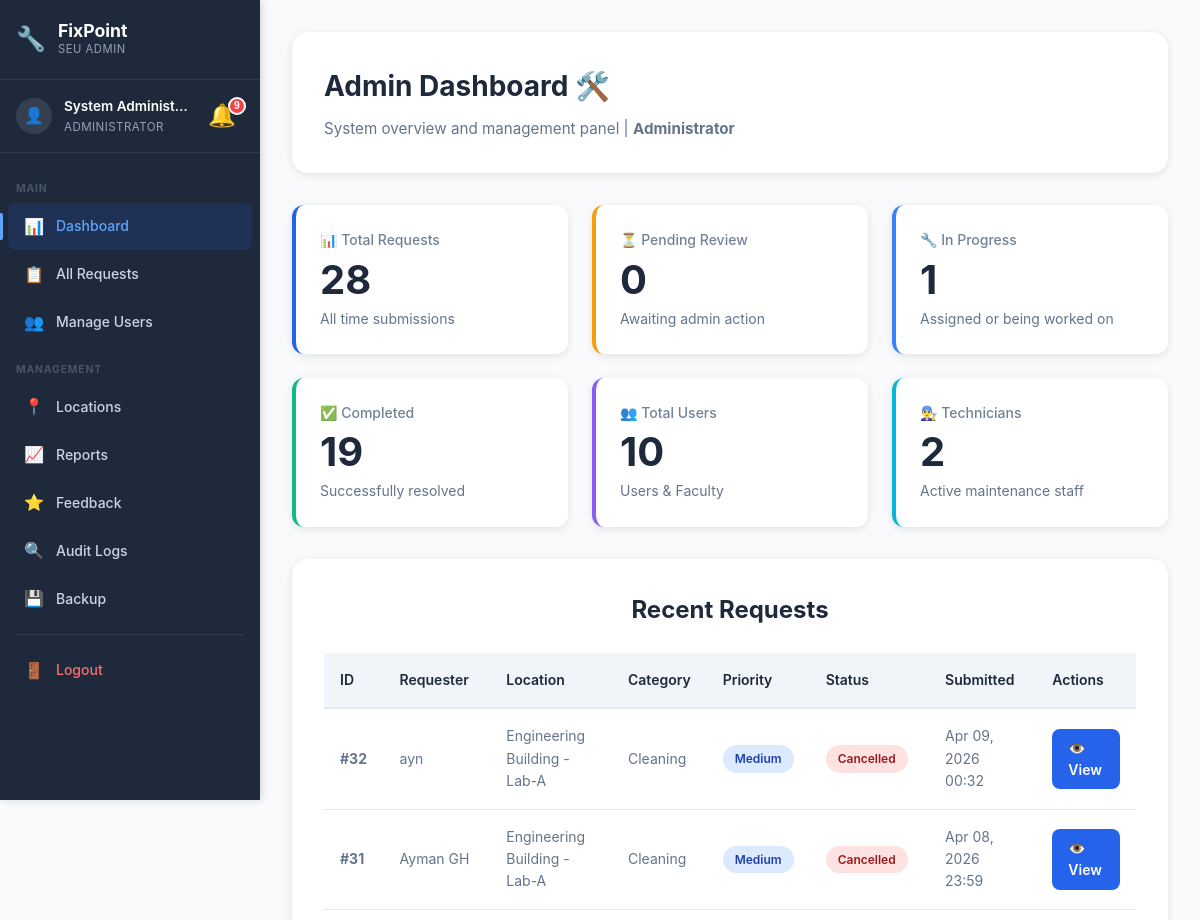
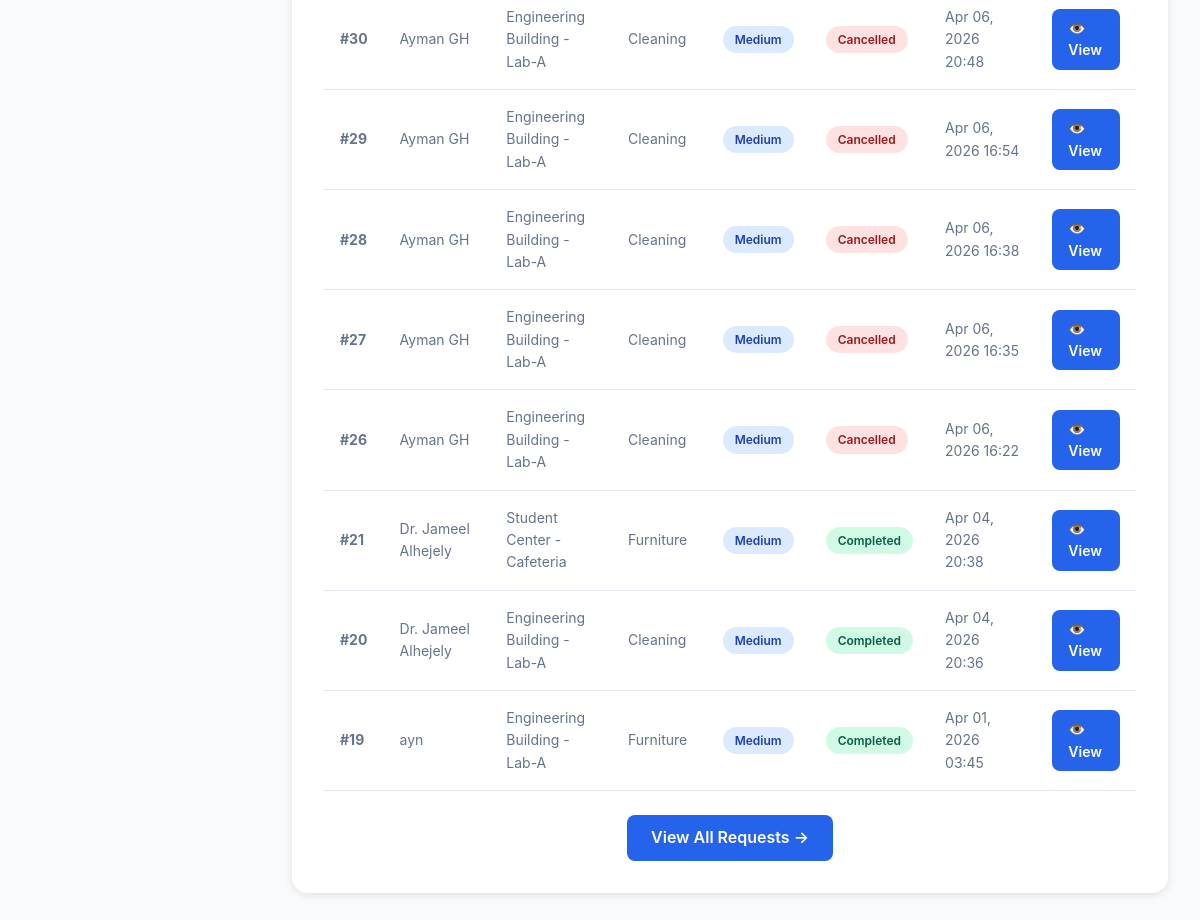
Screenshot of /admin/dashboard.php (signed in) with the database file from the repository (2 pictures, top to bottom).
### tables this page shows
CREATE TABLE `maintenancerequest` (
  `RequestID` int(11) NOT NULL AUTO_INCREMENT,
  `UserID` int(11) NOT NULL,
  `LocationID` int(11) NOT NULL,
  `CategoryID` int(11) NOT NULL,
  `PriorityID` int(11) NOT NULL,
  `StatusID` int(11) NOT NULL DEFAULT 1,
  `Title` varchar(200) NOT NULL,
  `Description` text NOT NULL,
  `SubmittedAt` timestamp NOT NULL DEFAULT current_timestamp(),
  `UpdatedAt` timestamp NOT NULL DEFAULT current_timestamp() ON UPDATE current_timestamp(),
  `CompletedAt` timestamp NULL DEFAULT NULL,
  PRIMARY KEY (`RequestID`),
  KEY `PriorityID` (`PriorityID`),
  KEY `idx_user` (`UserID`),
  KEY `idx_location` (`LocationID`),
  KEY `idx_category` (`CategoryID`),
  KEY `idx_status` (`StatusID`),
  KEY `idx_submitted` (`SubmittedAt`),
  KEY `idx_location_category` (`LocationID`,`CategoryID`),
  CONSTRAINT `maintenancerequest_ibfk_1` FOREIGN KEY (`UserID`) REFERENCES `user` (`UserID`),
  CONSTRAINT `maintenancerequest_ibfk_2` FOREIGN KEY (`LocationID`) REFERENCES `location` (`LocationID`),
  CONSTRAINT `maintenancerequest_ibfk_3` FOREIGN KEY (`CategoryID`) REFERENCES `category` (`CategoryID`),
  CONSTRAINT `maintenancerequest_ibfk_4` FOREIGN KEY (`PriorityID`) REFERENCES `priority` (`PriorityID`),
  CONSTRAINT `maintenancerequest_ibfk_5` FOREIGN KEY (`StatusID`) REFERENCES `status` (`StatusID`)
);

CREATE TABLE `user` (
  `UserID` int(11) NOT NULL AUTO_INCREMENT,
  `RoleID` int(11) NOT NULL,
  `Name` varchar(100) NOT NULL,
  `Email` varchar(100) NOT NULL,
  `Password` varchar(255) NOT NULL,
  `Phone` varchar(20) DEFAULT NULL,
  `MaxRequestsPerWeek` int(11) DEFAULT 2,
  `CreatedAt` timestamp NOT NULL DEFAULT current_timestamp(),
  `LastResetAt` datetime DEFAULT NULL,
  PRIMARY KEY (`UserID`),
  UNIQUE KEY `Email` (`Email`),
  KEY `idx_email` (`Email`),
  KEY `idx_role` (`RoleID`),
  CONSTRAINT `user_ibfk_1` FOREIGN KEY (`RoleID`) REFERENCES `role` (`RoleID`)
);

CREATE TABLE `location` (
  `LocationID` int(11) NOT NULL AUTO_INCREMENT,
  `BuildingName` varchar(100) NOT NULL,
  `FloorNumber` varchar(20) DEFAULT NULL,
  `RoomNumber` varchar(50) DEFAULT NULL,
  `Description` text DEFAULT NULL,
  PRIMARY KEY (`LocationID`)
);

CREATE TABLE `category` (
  `CategoryID` int(11) NOT NULL AUTO_INCREMENT,
  `CategoryName` varchar(100) NOT NULL,
  `Description` text DEFAULT NULL,
  PRIMARY KEY (`CategoryID`),
  UNIQUE KEY `CategoryName` (`CategoryName`)
);

CREATE TABLE `priority` (
  `PriorityID` int(11) NOT NULL AUTO_INCREMENT,
  `PriorityLevel` varchar(50) NOT NULL,
  `Description` text DEFAULT NULL,
  PRIMARY KEY (`PriorityID`),
  UNIQUE KEY `PriorityLevel` (`PriorityLevel`)
);

CREATE TABLE `status` (
  `StatusID` int(11) NOT NULL AUTO_INCREMENT,
  `StatusName` varchar(50) NOT NULL,
  `Description` text DEFAULT NULL,
  PRIMARY KEY (`StatusID`),
  UNIQUE KEY `StatusName` (`StatusName`)
);

### config/helpers.php (called while the page is built, shortened)
<?php
function formatDate($date, $format = 'M d, Y H:i') {
    return date($format, strtotime($date));
}
function e($string) {
    return htmlspecialchars($string, ENT_QUOTES, 'UTF-8');
}
function getStatusBadgeClass($status_name) {
    $classes = [
        'Pending'     => 'status-pending',
        'Reviewed'    => 'status-reviewed',
        'Assigned'    => 'status-assigned',
        'In Progress' => 'status-in-progress',
        'Completed'   => 'status-completed',
        'Cancelled'   => 'status-cancelled'
    ];
    return $classes[$status_name] ?? 'status-default';
}
function getPriorityBadgeClass($priority_level) {
    $classes = [
        'Low'      => 'priority-low',
        'Medium'   => 'priority-medium',
        'High'     => 'priority-high',
        'Critical' => 'priority-critical'
    ];
    return $classes[$priority_level] ?? 'priority-default';
}
?>

### admin/dashboard.php (the view, shortened to what this page needs)
<?php
require_once __DIR__ . '/../config/database.php';
require_once __DIR__ . '/../config/helpers.php';
$user_name = $_SESSION['name'];
$stats = [];
$sql = "SELECT COUNT(*) as total FROM maintenancerequest";
$stats['total'] = $conn->query($sql)->fetch_assoc()['total'];
$sql = "SELECT COUNT(*) as count FROM maintenancerequest WHERE StatusID = 1";
$stats['pending'] = $conn->query($sql)->fetch_assoc()['count'];
$sql = "SELECT COUNT(*) as count FROM maintenancerequest WHERE StatusID IN (3, 4)";
$stats['in_progress'] = $conn->query($sql)->fetch_assoc()['count'];
$sql = "SELECT COUNT(*) as count FROM maintenancerequest WHERE StatusID = 5";
$stats['completed'] = $conn->query($sql)->fetch_assoc()['count'];
$sql = "SELECT COUNT(*) as count FROM user WHERE RoleID IN (3, 4)";
$stats['users'] = $conn->query($sql)->fetch_assoc()['count'];
$sql = "SELECT COUNT(*) as count FROM user WHERE RoleID = 2";
$stats['technicians'] = $conn->query($sql)->fetch_assoc()['count'];
$sql = "SELECT mr.RequestID, mr.Title, mr.Description, mr.SubmittedAt,
            u.Name as RequesterName, l.BuildingName, l.RoomNumber,
            c.CategoryName, p.PriorityLevel, s.StatusName
        FROM maintenancerequest mr
        JOIN user u ON mr.UserID = u.UserID
        JOIN location l ON mr.LocationID = l.LocationID
        JOIN category c ON mr.CategoryID = c.CategoryID
        JOIN priority p ON mr.PriorityID = p.PriorityID
        JOIN status s ON mr.StatusID = s.StatusID
        ORDER BY mr.SubmittedAt DESC LIMIT 10";
$recent_requests = $conn->query($sql)->fetch_all(MYSQLI_ASSOC);
$current_page = 'dashboard';
?>
<!DOCTYPE html>
<html lang="en">
<head>
    <link rel="stylesheet" href="../assets/css/style.css">
    <link rel="stylesheet" href="../assets/css/dashboard.css">
    <link rel="stylesheet" href="../assets/css/sidebar.css">
</head>
<body class="has-sidebar">
    <aside class="sidebar" id="sidebar">
        <div class="sidebar-header">
            <div class="sidebar-logo">
                <span class="sidebar-logo-icon">🔧</span>
                <div>
                    <span class="sidebar-logo-text">FixPoint</span>
                    <span class="sidebar-logo-sub">SEU Admin</span>
                </div>
            </div>
        </div>
        <div class="sidebar-user">
            <div class="sidebar-avatar">👤</div>
            <div class="sidebar-user-info">
                <span class="sidebar-user-name"><?php echo e($user_name); ?></span>
                <span class="sidebar-user-role">Administrator</span>
            </div>
            <?php include __DIR__ . '/../includes/notification-bell.php'; ?>
        </div>
        <nav class="sidebar-nav">
            <div class="sidebar-section-label">Main</div>
            <a href="dashboard.php" class="sidebar-link <?php echo $current_page === 'dashboard' ? 'active' : ''; ?>">
                <span class="sidebar-icon">📊</span><span>Dashboard</span>
            </a>
            <a href="all-requests.php" class="sidebar-link <?php echo $current_page === 'all-requests' ? 'active' : ''; ?>">
                <span class="sidebar-icon">📋</span><span>All Requests</span>
            </a>
            <a href="users.php" class="sidebar-link <?php echo $current_page === 'users' ? 'active' : ''; ?>">
                <span class="sidebar-icon">👥</span><span>Manage Users</span>
            </a>
            <div class="sidebar-section-label">Management</div>
            <a href="locations.php" class="sidebar-link <?php echo $current_page === 'locations' ? 'active' : ''; ?>">
                <span class="sidebar-icon">📍</span><span>Locations</span>
            </a>
            <a href="reports.php" class="sidebar-link <?php echo $current_page === 'reports' ? 'active' : ''; ?>">
                <span class="sidebar-icon">📈</span><span>Reports</span>
            </a>
            <a href="all-feedback.php" class="sidebar-link <?php echo $current_page === 'all-feedback' ? 'active' : ''; ?>">
                <span class="sidebar-icon">⭐</span><span>Feedback</span>
            </a>
            <a href="audit-logs.php" class="sidebar-link <?php echo $current_page === 'audit-logs' ? 'active' : ''; ?>">
                <span class="sidebar-icon">🔍</span><span>Audit Logs</span>
            </a>
            <a href="backup.php" class="sidebar-link <?php echo $current_page === 'backup' ? 'active' : ''; ?>">
                <span class="sidebar-icon">💾</span><span>Backup</span>
            </a>
            <div class="sidebar-divider"></div>
            <a href="../auth/logout.php" class="sidebar-link sidebar-logout">
                <span class="sidebar-icon">🚪</span><span>Logout</span>
            </a>
        </nav>
    </aside>
    <div class="main-content">
                <?php include __DIR__ . '/../includes/notification-bell.php'; ?>
        <div class="dashboard-container">
            <div class="dashboard-header">
                <h1 class="welcome-text">Admin Dashboard 🛠️</h1>
                <p class="user-info">System overview and management panel | <strong>Administrator</strong></p>
            </div>
            <div class="stats-grid">
                <div class="stat-card">
                    <div class="stat-label">📊 Total Requests</div>
                    <div class="stat-value"><?php echo $stats['total']; ?></div>
                    <div class="stat-info">All time submissions</div>
                </div>
                <div class="stat-card warning">
                    <div class="stat-label">⏳ Pending Review</div>
                    <div class="stat-value"><?php echo $stats['pending']; ?></div>
                    <div class="stat-info">Awaiting admin action</div>
                </div>
                <div class="stat-card info">
                    <div class="stat-label">🔧 In Progress</div>
                    <div class="stat-value"><?php echo $stats['in_progress']; ?></div>
                    <div class="stat-info">Assigned or being worked on</div>
                </div>
                <div class="stat-card success">
                    <div class="stat-label">✅ Completed</div>
                    <div class="stat-value"><?php echo $stats['completed']; ?></div>
                    <div class="stat-info">Successfully resolved</div>
                </div>
                <div class="stat-card" style="border-left-color: #8b5cf6;">
                    <div class="stat-label">👥 Total Users</div>
                    <div class="stat-value"><?php echo $stats['users']; ?></div>
                    <div class="stat-info">Users & Faculty</div>
                </div>
                <div class="stat-card" style="border-left-color: #06b6d4;">
                    <div class="stat-label">👨‍🔧 Technicians</div>
                    <div class="stat-value"><?php echo $stats['technicians']; ?></div>
                    <div class="stat-info">Active maintenance staff</div>
                </div>
            </div>
            <div class="requests-section">
                <h2 class="section-title">Recent Requests</h2>
                <?php if (count($recent_requests) > 0): ?>
                <div style="overflow-x: auto;">
                    <table class="requests-table">
                        <thead>
                            <tr><th>ID</th><th>Requester</th><th>Location</th><th>Category</th><th>Priority</th><th>Status</th><th>Submitted</th><th>Actions</th></tr>
                        </thead>
                        <tbody>
                            <?php foreach ($recent_requests as $req): ?>
                            <tr>
                                <td><strong>#<?php echo $req['RequestID']; ?></strong></td>
                                <td><?php echo e($req['RequesterName']); ?></td>
                                <td><?php echo e($req['BuildingName'] . ' - ' . $req['RoomNumber']); ?></td>
                                <td><?php echo e($req['CategoryName']); ?></td>
                                <td><span class="priority-badge <?php echo getPriorityBadgeClass($req['PriorityLevel']); ?>"><?php echo e($req['PriorityLevel']); ?></span></td>
                                <td><span class="status-badge <?php echo getStatusBadgeClass($req['StatusName']); ?>"><?php echo e($req['StatusName']); ?></span></td>
                                <td><?php echo formatDate($req['SubmittedAt'], 'M d, Y H:i'); ?></td>
                                <td><a href="request-details.php?id=<?php echo $req['RequestID']; ?>" class="btn btn-primary" style="padding:0.5rem 1rem;font-size:0.875rem;">👁️ View</a></td>
                            </tr>
                            <?php endforeach; ?>
                        </tbody>
                    </table>
                </div>
                <div style="text-align:center;margin-top:1.5rem;">
                    <a href="all-requests.php" class="btn btn-secondary">View All Requests →</a>
                </div>
                <?php endif; ?>
            </div>
        </div>
    </div>
</body>
</html>

### assets/css/style.css (style rules this page uses)
* { margin: 0; padding: 0; box-sizing: border-box; }
:root { --primary-color: #2563eb; --primary-dark: #1e40af; --secondary-color: #64748b; --success-color: #10b981; --danger-color: #ef4444; --warning-color: #f59e0b; --dark: #1e293b; --gray: #64748b; --light-gray: #f1f5f9; --white: #ffffff; --shadow: 0 4px 6px rgba(0, 0, 0, 0.1); --shadow-lg: 0 10px 25px rgba(0, 0, 0, 0.15); }
body { font-family: -apple-system, BlinkMacSystemFont, 'Segoe UI', Roboto, 'Helvetica Neue', Arial, sans-serif; line-height: 1.6; color: var(--dark); background-color: var(--white); }
.btn { display: inline-block; padding: 0.625rem 1.5rem; border-radius: 0.5rem; text-decoration: none; font-weight: 600; transition: all 0.3s; cursor: pointer; border: none; font-size: 1rem; }
.btn-primary { background: var(--primary-color); color: var(--white); }
.btn-secondary { background: var(--primary-color); color: var(--white); }
.stat-label { font-size: 0.875rem; opacity: 0.9; }
.section-title { font-size: 2.5rem; font-weight: 700; text-align: center; margin-bottom: 1rem; color: var(--dark); }

### assets/css/dashboard.css (style rules this page uses)
.dashboard-container { max-width: 1400px; margin: 0 auto; padding: 2rem; }
.dashboard-header { background: white; padding: 2rem; border-radius: 1rem; box-shadow: 0 2px 8px rgba(0,0,0,0.1); margin-bottom: 2rem; }
.welcome-text { font-size: 1.75rem; font-weight: 700; color: #1e293b; margin-bottom: 0.5rem; }
.user-info { color: #64748b; font-size: 0.95rem; }
.stats-grid { display: grid; grid-template-columns: repeat(auto-fit, minmax(250px, 1fr)); gap: 1.5rem; margin-bottom: 2rem; }
.stat-card { background: white; padding: 1.5rem; border-radius: 0.75rem; box-shadow: 0 2px 8px rgba(0,0,0,0.1); border-left: 4px solid #2563eb; transition: transform 0.2s; }
.stat-card.warning { border-left-color: #f59e0b; }
.stat-card.success { border-left-color: #10b981; }
.stat-card.info { border-left-color: #3b82f6; }
.stat-label { font-size: 0.875rem; color: #64748b; margin-bottom: 0.5rem; font-weight: 500; }
.stat-value { font-size: 2.5rem; font-weight: 700; color: #1e293b; line-height: 1; }
.stat-info { font-size: 0.875rem; color: #64748b; margin-top: 0.5rem; }
.requests-section { background: white; padding: 2rem; border-radius: 1rem; box-shadow: 0 2px 8px rgba(0,0,0,0.1); }
.section-title { font-size: 1.5rem; font-weight: 700; color: #1e293b; margin-bottom: 1.5rem; }
.requests-table { width: 100%; border-collapse: collapse; overflow-x: auto; }
.requests-table th { background: #f1f5f9; padding: 1rem; text-align: left; font-weight: 600; color: #1e293b; border-bottom: 2px solid #e2e8f0; font-size: 0.875rem; white-space: nowrap; }
.requests-table td { padding: 1rem; border-bottom: 1px solid #e2e8f0; color: #64748b; font-size: 0.875rem; }
.status-badge { display: inline-block; padding: 0.25rem 0.75rem; border-radius: 9999px; font-size: 0.75rem; font-weight: 600; white-space: nowrap; }
.status-completed { background: #d1fae5; color: #065f46; }
.status-cancelled { background: #fee2e2; color: #991b1b; }
.priority-badge { display: inline-block; padding: 0.25rem 0.75rem; border-radius: 9999px; font-size: 0.75rem; font-weight: 600; white-space: nowrap; }
.priority-medium { background: #dbeafe; color: #1e40af; }

### admin/dashboard.php (style rules this page uses)
.stats-grid { grid-template-columns: repeat(3, 1fr) !important; }

### rows the page displays
maintenancerequest: RequestID "32", UserID.Name "ayn", LocationID.RoomNumber "Engineering Building - Lab-A", CategoryID.CategoryName "Cleaning", PriorityID.PriorityLevel "Medium", StatusID.StatusName "Cancelled", SubmittedAt "Apr 09, 2026 00:32"
maintenancerequest: RequestID "31", UserID.Name "Ayman GH", LocationID.RoomNumber "Engineering Building - Lab-A", CategoryID.CategoryName "Cleaning", PriorityID.PriorityLevel "Medium", StatusID.StatusName "Cancelled", SubmittedAt "Apr 08, 2026 23:59"
maintenancerequest: RequestID "30", UserID.Name "Ayman GH", LocationID.RoomNumber "Engineering Building - Lab-A", CategoryID.CategoryName "Cleaning", PriorityID.PriorityLevel "Medium", StatusID.StatusName "Cancelled", SubmittedAt "Apr 06, 2026 20:48"
maintenancerequest: RequestID "29", UserID.Name "Ayman GH", LocationID.RoomNumber "Engineering Building - Lab-A", CategoryID.CategoryName "Cleaning", PriorityID.PriorityLevel "Medium", StatusID.StatusName "Cancelled", SubmittedAt "Apr 06, 2026 16:54"
maintenancerequest: RequestID "28", UserID.Name "Ayman GH", LocationID.RoomNumber "Engineering Building - Lab-A", CategoryID.CategoryName "Cleaning", PriorityID.PriorityLevel "Medium", StatusID.StatusName "Cancelled", SubmittedAt "Apr 06, 2026 16:38"
maintenancerequest: RequestID "27", UserID.Name "Ayman GH", LocationID.RoomNumber "Engineering Building - Lab-A", CategoryID.CategoryName "Cleaning", PriorityID.PriorityLevel "Medium", StatusID.StatusName "Cancelled", SubmittedAt "Apr 06, 2026 16:35"
maintenancerequest: RequestID "26", UserID.Name "Ayman GH", LocationID.RoomNumber "Engineering Building - Lab-A", CategoryID.CategoryName "Cleaning", PriorityID.PriorityLevel "Medium", StatusID.StatusName "Cancelled", SubmittedAt "Apr 06, 2026 16:22"
maintenancerequest: RequestID "21", UserID.Name "Dr. Jameel Alhejely", LocationID.RoomNumber "Student Center - Cafeteria", CategoryID.CategoryName "Furniture", PriorityID.PriorityLevel "Medium", StatusID.StatusName "Completed", SubmittedAt "Apr 04, 2026 20:38"
maintenancerequest: RequestID "20", UserID.Name "Dr. Jameel Alhejely", LocationID.RoomNumber "Engineering Building - Lab-A", CategoryID.CategoryName "Cleaning", PriorityID.PriorityLevel "Medium", StatusID.StatusName "Completed", SubmittedAt "Apr 04, 2026 20:36"
maintenancerequest: RequestID "19", UserID.Name "ayn", LocationID.RoomNumber "Engineering Building - Lab-A", CategoryID.CategoryName "Furniture", PriorityID.PriorityLevel "Medium", StatusID.StatusName "Completed", SubmittedAt "Apr 01, 2026 03:45"

### other values shown
$user_name "System Administ…"
$_notif_count "9"
$stats['total'] "28"
$stats['pending'] "0"
$stats['in_progress'] "1"
$stats['completed'] "19"
$stats['users'] "10"
$stats['technicians'] "2"
